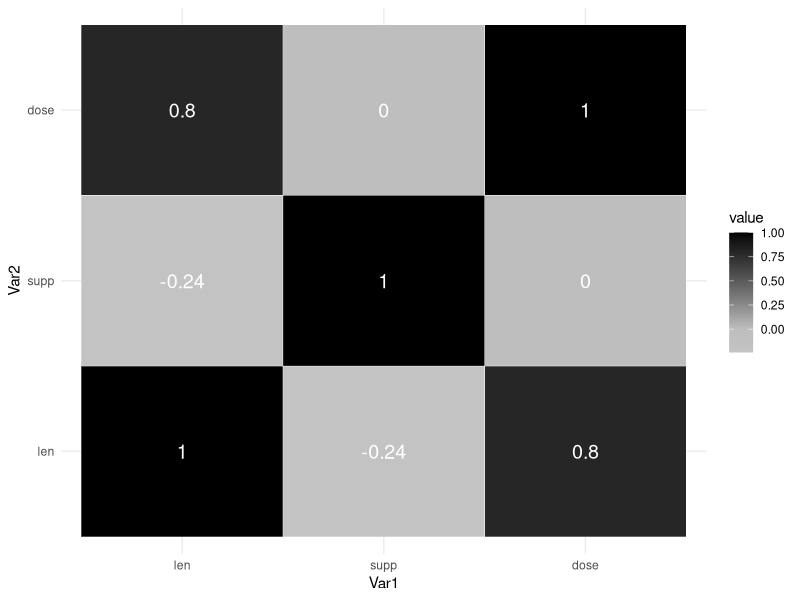

Write the R code that produced this figure.
#Load Dataset
data("ToothGrowth")

#Convert Categorical to Numerical
df <- ToothGrowth
#Assign Auto
df$supp <- as.numeric(df$supp) #VC vitamin C, OJ orange juice

#Assign Manually
#df$supp <- ifelse(ToothGrowth == "OJ", 1, 0)

#Calc Corr Analysis
corr_mat <- round(cor(df), 2)

#Reshape
library(reshape2)

melted_corr <- melt(corr_mat)

#Plot
library(ggplot2)
ggplot(melted_corr, aes(x = Var1, y = Var2, fill = value)) +
  geom_tile(color = "white") +
  geom_text(aes(label = value), color = "white", size = 5) +
  scale_fill_gradient2(low = "lightgrey", high = "black", mid = "grey", midpoint = 0) +
  theme_minimal()
